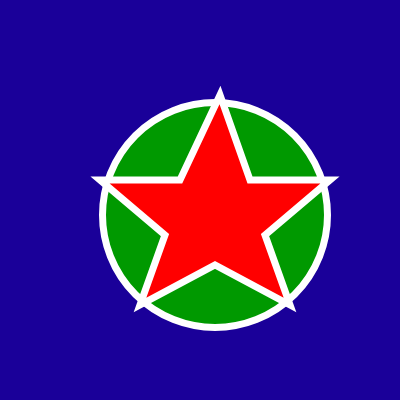
Frame 1 (no input)
Frame 60 (no input): identical to frame 1, image omitted
Frame 120 (the mouse pressed at the canvas centre since frame 60): identical to frame 1, image omitted

The p5.js sketch that drew this single still picture (run headless with seeded random() and noise() and a simulated clock; from frame 60 on, the mouse is pressed at the canvas centre):

// p5.js sketch
// ── sketch.js
function setup() {
    createCanvas(400,400);
}

function draw() {
  background(26,0,153);
  
  fill(0,153,0);
  stroke(255);
  strokeWeight(7);
  ellipse(215,215,225,225);
  
  fill(255,0,0)
  beginShape();
  vertex(330,180)
  vertex(250,180)
  vertex(220,95)
  vertex(180,180)
  vertex(100,180)
  vertex(165,235)
  vertex(140,305)
  vertex(215,265)
  vertex(290,305)
  vertex(265,235)
  endShape(CLOSE);
}
